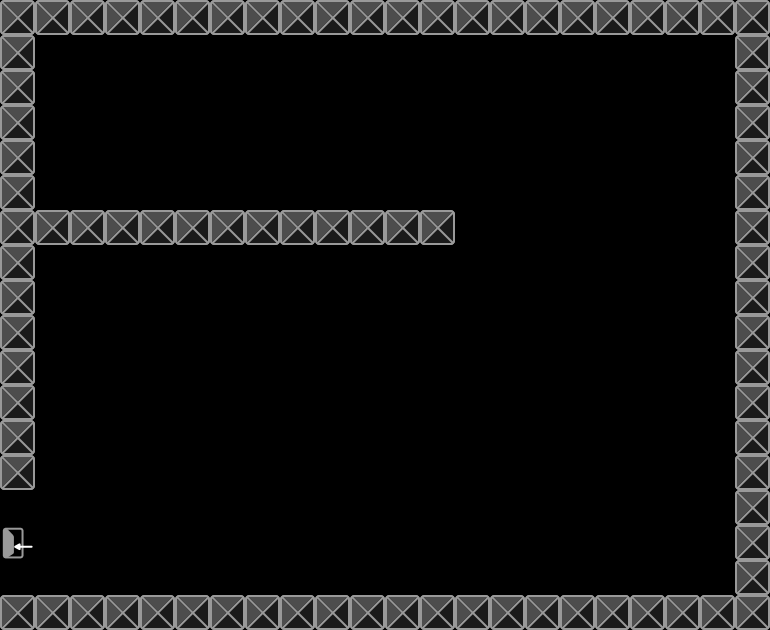

A 2D game scene composited from a Tiled map and its tileset images. What follows is a short description and the map's XML, with each tile layer's data collapsed to a summary:
An orthogonal 22x18 tile map with 35x35 px tiles, 2 tile layers (platforms, exit).

<map version="1.0" orientation="orthogonal" renderorder="right-down" width="22" height="18" tilewidth="35" tileheight="35">
 <tileset firstgid="1" name="tile" tilewidth="35" tileheight="35">
  <image source="tile.png" width="70" height="35" />
 </tileset>
 <layer name="platforms" width="22" height="18">
  <data>[396 cells, 85 non-empty, 1 distinct tile ids]</data>
 </layer>
 <layer name="exit" width="22" height="18">
  <data>[396 cells, 1 non-empty, 1 distinct tile ids]</data>
 </layer>
</map>
